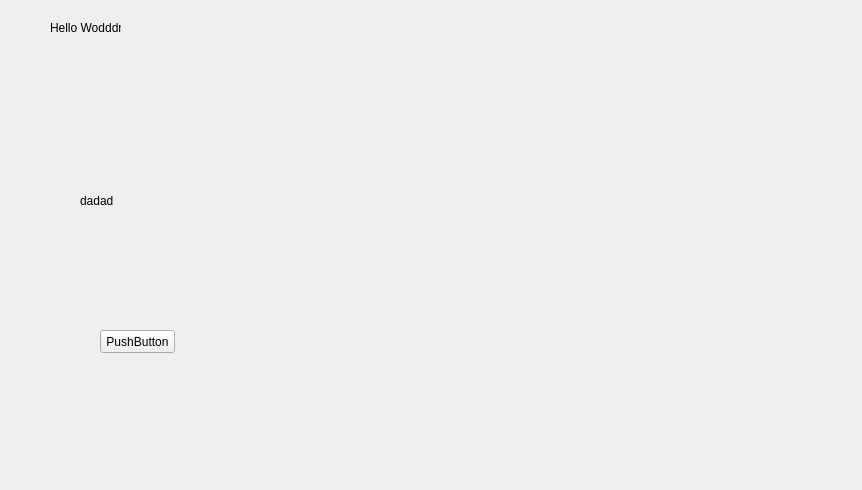
<?xml version="1.0" encoding="UTF-8"?>
<ui version="4.0">
 <class>MainWindow</class>
 <widget class="QMainWindow" name="MainWindow">
  <property name="geometry">
   <rect>
    <x>0</x>
    <y>0</y>
    <width>862</width>
    <height>490</height>
   </rect>
  </property>
  <property name="windowTitle">
   <string>PyQT</string>
  </property>
  <widget class="QWidget" name="centralwidget">
   <widget class="QLabel" name="label">
    <property name="geometry">
     <rect>
      <x>50</x>
      <y>20</y>
      <width>71</width>
      <height>16</height>
     </rect>
    </property>
    <property name="text">
     <string>Hello Wodddrld</string>
    </property>
   </widget>
   <widget class="QPushButton" name="pushButton">
    <property name="geometry">
     <rect>
      <x>100</x>
      <y>330</y>
      <width>75</width>
      <height>23</height>
     </rect>
    </property>
    <property name="text">
     <string>PushButton</string>
    </property>
   </widget>
   <widget class="QLabel" name="label_2">
    <property name="geometry">
     <rect>
      <x>80</x>
      <y>170</y>
      <width>131</width>
      <height>61</height>
     </rect>
    </property>
    <property name="text">
     <string>dadad</string>
    </property>
   </widget>
  </widget>
 </widget>
 <resources/>
 <connections>
  <connection>
   <sender>pushButton</sender>
   <signal>clicked()</signal>
   <receiver>label_2</receiver>
   <slot>clear()</slot>
   <hints>
    <hint type="sourcelabel">
     <x>147</x>
     <y>340</y>
    </hint>
    <hint type="destinationlabel">
     <x>105</x>
     <y>201</y>
    </hint>
   </hints>
  </connection>
 </connections>
</ui>
